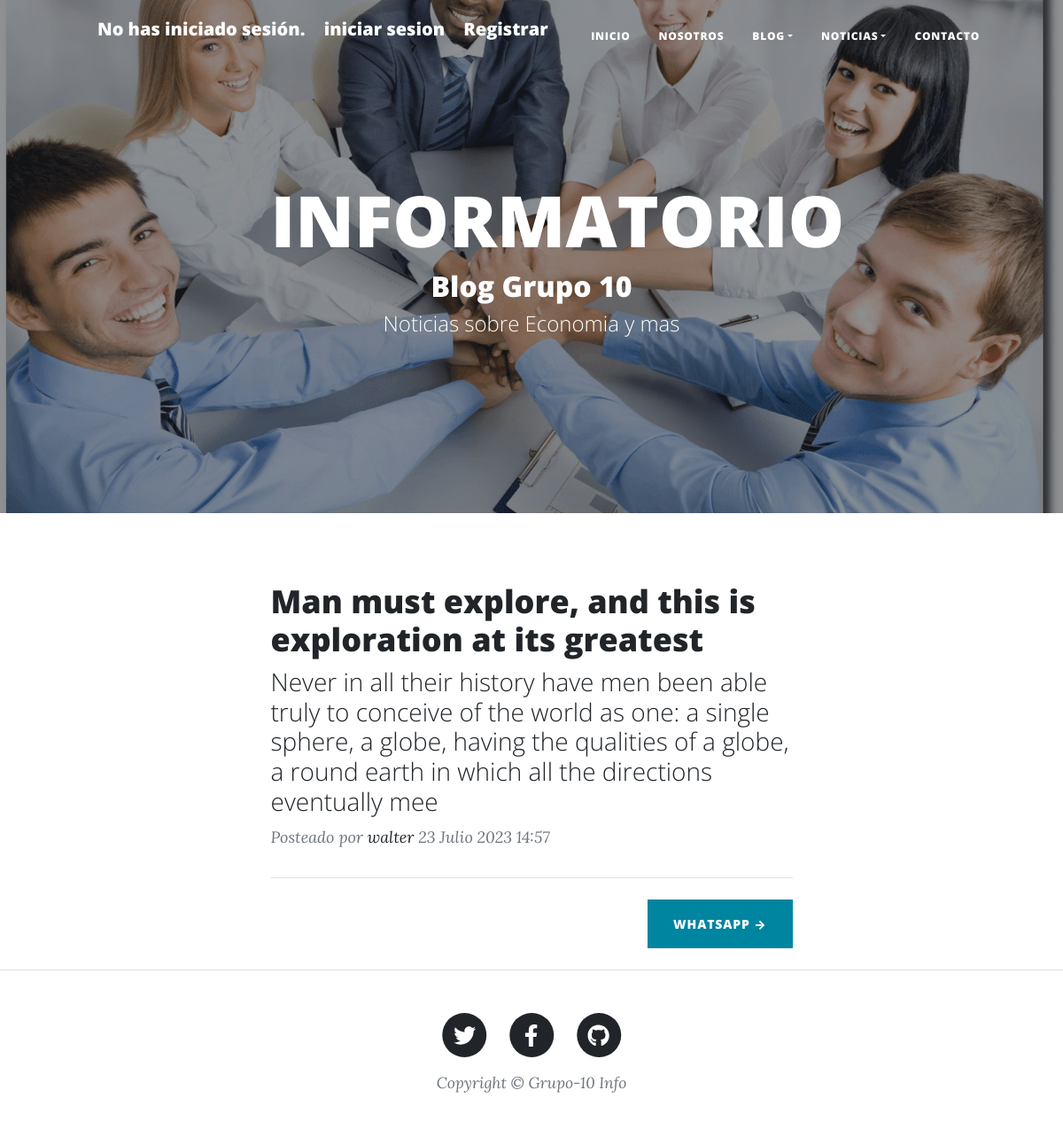
Before: / with the older database file.
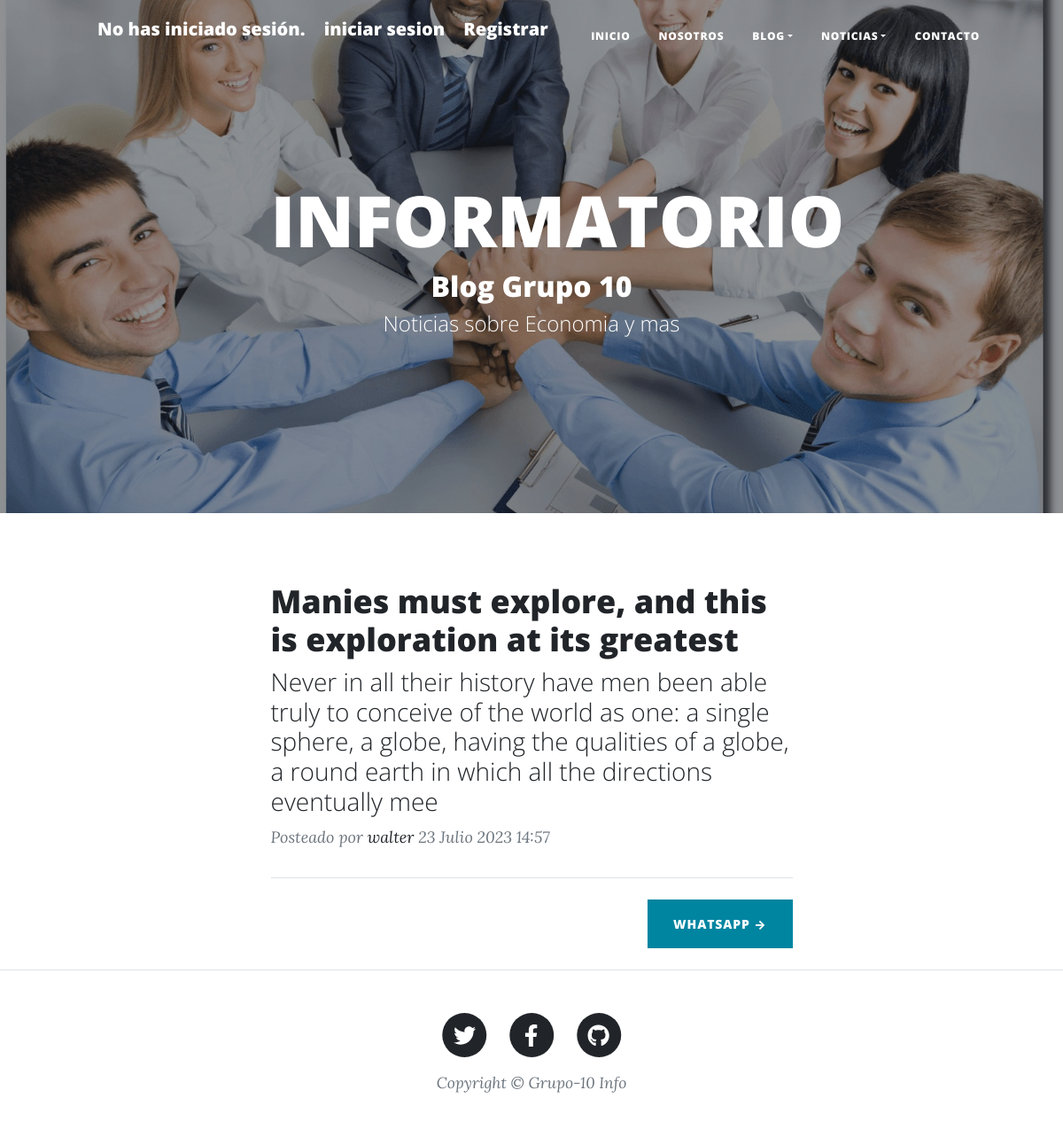
After: the same page with the newer database file.
### apps/blogpost/models.py (models this page shows, shortened)
class Post(models.Model):
    titulo = models.CharField(max_length=255)
    subtituloGenral = models.CharField(max_length=255, null=True)
    autor = models.ForeignKey(settings.AUTH_USER_MODEL, on_delete=models.CASCADE)
    cuerpo=models.TextField()
    slug = models.SlugField()
    fechaCreado= models.DateTimeField(auto_now_add=True,null=True)
    titulo2 = models.CharField(max_length=255, null=True)
    subtituloGenral2 = models.CharField(max_length=255, null=True)
    cuerpo2 = models.TextField( null=True)
    imagen1 = models.ImageField(upload_to='blogpost/', null=True)
    imagen2 = models.ImageField(upload_to='blogpost/', null=True)
    pieDeFoto = models.CharField(max_length=255,null=True)
    pieDePosteo=models.TextField(null=True)

### apps/usuarios/models.py (models this page shows)
class Usuario(AbstractUser):
    pass

### blog/views.py (the view)
# urls.py: path('',views.inicio2, name='inicio2'),
def inicio2 (request):
    post = Post.objects.all()
    return render(request,'home2.html',{'post':post})

### blog/contexto_processo.py (called while the page is built)
def logged_in_user(request):
    return {'logged_in_user': request.user}

### templates/home2.html (shortened to what this page needs)
{%extends 'base2.html' %}
{% load static %}
{%block head %}
<header class="masthead" style="background-image: url('static/image/home Grupo10.jpg')">
    <div class="container position-relative px-4 px-lg-5">
        <div class="row gx-4 gx-lg-5 justify-content-center">
            <div class="col-md-10 col-lg-8 col-xl-7">
                <div class="site-heading">
                    <h1>INFORMATORIO</h1>
                    <h2>Blog Grupo 10</h2>
                    <span class="subheading">Noticias sobre Economia y mas </span>
                </div>
            </div>
        </div>
    </div>
</header>
{% endblock head%}
 {% block contenido %}
   <div class="container px-4 px-lg-5">
    <div class="row gx-4 gx-lg-5 justify-content-center">
        <div class="col-md-10 col-lg-8 col-xl-7">
                {% for cadaPost in post %}
                <div class="post-preview">
                    <a href="{% url 'blogpost:detalle' cadaPost.id %}">
                        <h2 class="post-title">{{cadaPost.titulo}}</h2>
                        <h3 class="post-subtitle">{{cadaPost.cuerpo |slice:"200"}}</h3>
                    </a>
                    <p class="post-meta">
                        Posteado por
                        <a href="#!">{{cadaPost.autor}}</a>
                        {{cadaPost.fechaCreado}}
                    </p>
                </div>
              {% endfor %}
            <hr class="my-4" />
            <div class="d-flex justify-content-end mb-4"><a class="btn btn-primary text-uppercase" href="#!">whatsapp →</a></div>
        </div>
    </div>
</div>
{% endblock contenido %}

Changed rows visible on the page:
changed Post "walter": titulo "Man must explore, and this is exploration at its greatest" → "Manies must explore, and this is exploration at its greatest"
